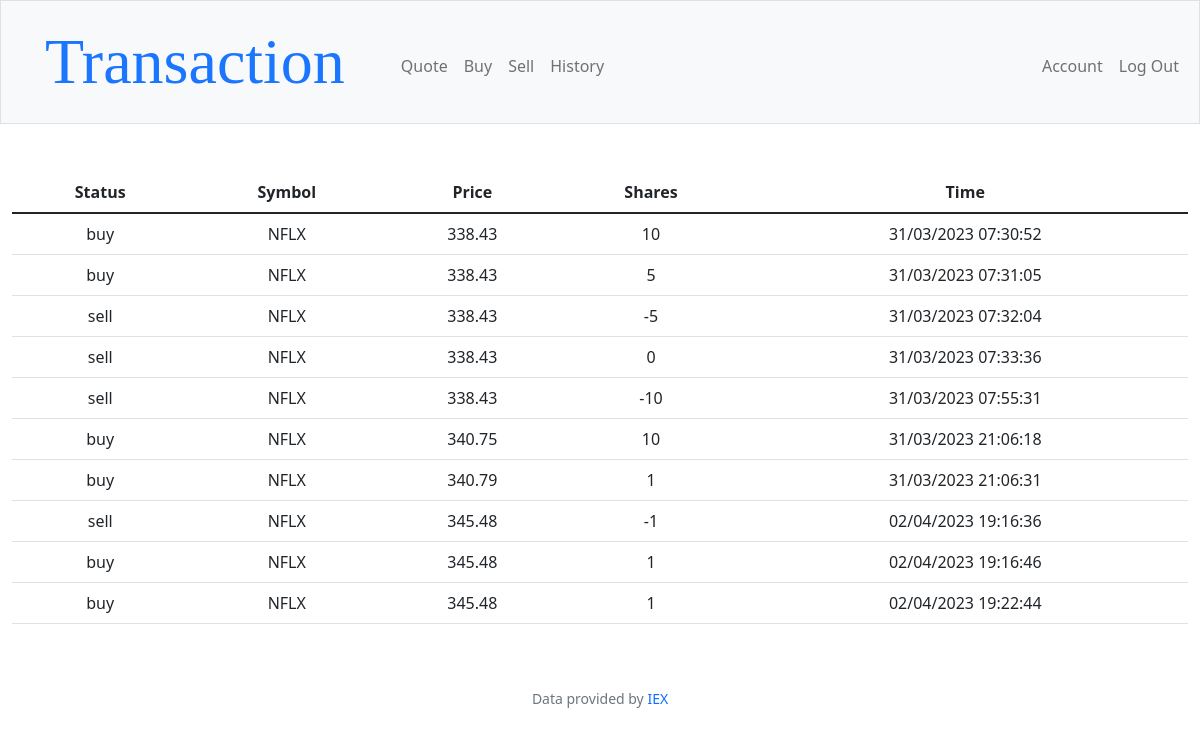
Screenshot of /history (signed in) with the database file from the repository.
### tables this page shows
CREATE TABLE history (
id INTEGER PRIMARY KEY AUTOINCREMENT NOT NULL,
username TEXT NOT NULL,
status  TEXT NOT NULL,
symbol TEXT NOT NULL,
price INTEGER NOT NULL,
shares INTEGER NOT NULL,
time TEXT NOT NULL
);

### app.py (the view)
@app.route("/history")
@login_required
def history():
    user = db.execute("SELECT * FROM users WHERE id = ?", session["user_id"])
    username = user[0]["username"]
    history = db.execute("SELECT status, symbol, price, shares, time FROM history WHERE username = ?", username)
    return render_template("history.html", history=history)

### app.py (called while the page is built)
@app.after_request
def after_request(response):
    response.headers["Cache-Control"] = "no-cache, no-store, must-revalidate"
    response.headers["Expires"] = 0
    response.headers["Pragma"] = "no-cache"
    return response

### helpers.py (called while the page is built)
def login_required(f):
    @wraps(f)
    def decorated_function(*args, **kwargs):
        if session.get("user_id") is None:
            return redirect("/login")
        return f(*args, **kwargs)
    return decorated_function

### templates/history.html (shortened to what this page needs)
{% extends "layout.html" %}
{% block main %}
<table class="table">
    <thead>
        <tr>
            {% for key in history[0] %}
                <th>{{ key|title }}</th>
            {% endfor %}
        </tr>
    </thead>
    <tbody>
        {% for row in history %}
            <tr>
                {% for data in row %}
                    <td>{{ row[data] }}</td>
                {% endfor %}
            </tr>
        {% endfor %}
    </tbody>
</table>
{% endblock %}

### templates/layout.html (shortened to what this page needs)
<!DOCTYPE html>
<html lang="en">
    <head>
        <link href="https://cdn.jsdelivr.net/npm/bootstrap@5.1.3/dist/css/bootstrap.min.css" rel="stylesheet">
        <link href="/static/styles.css" rel="stylesheet">
    </head>
    <body>
        <nav class="bg-light border navbar navbar-expand-md navbar-light">
            <div class="container-fluid">
                <a class="navbar-brand" href="/"><span class="header">Transaction</span></a>
                <div class="collapse navbar-collapse" id="navbar">
                    {% if session["user_id"] %}
                        <ul class="navbar-nav me-auto mt-2">
                            <li class="nav-item"><a class="nav-link" href="/quote">Quote</a></li>
                            <li class="nav-item"><a class="nav-link" href="/buy">Buy</a></li>
                            <li class="nav-item"><a class="nav-link" href="/sell">Sell</a></li>
                            <li class="nav-item"><a class="nav-link" href="/history">History</a></li>
                        </ul>
                        <ul class="navbar-nav ms-auto mt-2">
                            <li class="nav-item"><a class="nav-link" href="/account">Account</a></li>
                            <li class="nav-item"><a class="nav-link" href="/logout">Log Out</a></li>
                        </ul>
                    {% else %}
                        <ul class="navbar-nav ms-auto mt-2">
                            <li class="nav-item"><a class="nav-link" href="/register">Register</a></li>
                            <li class="nav-item"><a class="nav-link" href="/login">Log In</a></li>
                        </ul>
                    {% endif %}
                </div>
            </div>
        </nav>
        <main class="container-fluid py-5 text-center">
            {% block main %}{% endblock %}
        </main>
        <footer class="mb-5 small text-center text-muted">
            Data provided by <a href="https://iexcloud.io/">IEX</a>
        </footer>
    </body>
</html>

### static/styles.css (style rules this page uses)
nav .navbar-brand { font-size: xx-large; }
.header { margin: 2rem; font-size: 4rem; font-family: cursive; color: #1a75ff; text-align: center; }
a { text-decoration: none; }

### rows the page displays
history: status "buy" "NFLX" "338.43" "10" "31/03/2023 07:30:52"
history: status "buy" "NFLX" "338.43" "5" "31/03/2023 07:31:05"
history: status "sell" "NFLX" "338.43" "-5" "31/03/2023 07:32:04"
history: status "sell" "NFLX" "338.43" "0" "31/03/2023 07:33:36"
history: status "sell" "NFLX" "338.43" "-10" "31/03/2023 07:55:31"
history: status "buy" "NFLX" "340.75" "10" "31/03/2023 21:06:18"
history: status "buy" "NFLX" "340.79" "1" "31/03/2023 21:06:31"
history: status "sell" "NFLX" "345.48" "-1" "02/04/2023 19:16:36"
history: status "buy" "NFLX" "345.48" "1" "02/04/2023 19:16:46"
history: status "buy" "NFLX" "345.48" "1" "02/04/2023 19:22:44"

### other values shown
{{ key|title }} "Status" "Symbol" "Price" "Shares" "Time"
